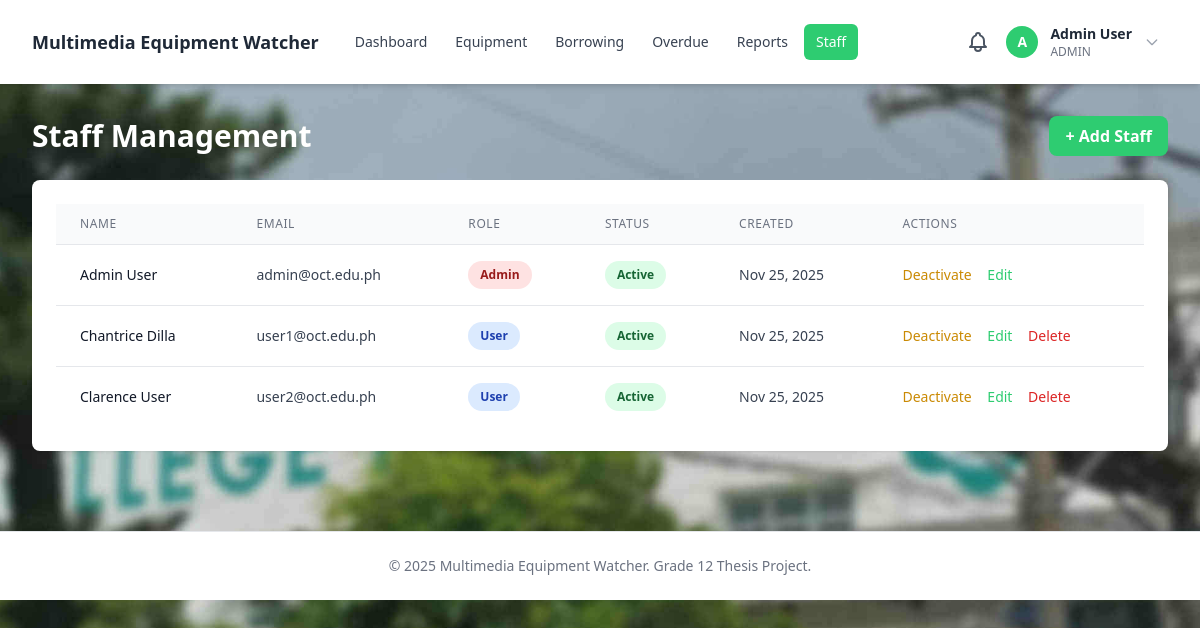
Screenshot of /staff/list.php (signed in) with the database file from the repository.
### tables this page shows
CREATE TABLE users (
    id INT AUTO_INCREMENT PRIMARY KEY,
    name VARCHAR(100) NOT NULL,
    email VARCHAR(100) NOT NULL UNIQUE,
    password VARCHAR(255) NOT NULL,
    role ENUM('admin', 'user') NOT NULL DEFAULT 'user',
    is_active TINYINT(1) NOT NULL DEFAULT 0,
    created_at TIMESTAMP DEFAULT CURRENT_TIMESTAMP
);

### config/database.php (called while the page is built, shortened)
<?php
function getCurrentUser() {
    return [
        'id' => $_SESSION['user_id'] ?? null,
        'name' => $_SESSION['user_name'] ?? null,
        'email' => $_SESSION['user_email'] ?? null,
        'role' => $_SESSION['role'] ?? null
    ];
}

### staff/list.php (the view, shortened to what this page needs)
<?php
require_once '../config/database.php';
require_once '../includes/header.php';
$pdo = getDBConnection();
$users = $pdo->query("SELECT * FROM users ORDER BY created_at DESC")->fetchAll();
?>
<div class="flex justify-between items-center mb-6">
    <h2 class="text-3xl font-bold text-white">Staff Management</h2>
    <a href="add.php" class="px-4 py-2 bg-primary hover:bg-primary-dark text-white font-semibold rounded-lg transition">+ Add Staff</a>
</div>
<div class="bg-white rounded-lg shadow-sm p-6">
    <?php if (count($users) > 0): ?>
        <div class="overflow-x-auto">
            <table class="min-w-full divide-y divide-gray-200">
                <thead class="bg-gray-50">
                    <tr>
                        <th class="px-6 py-3 text-left text-xs font-medium text-gray-500 uppercase tracking-wider">Name</th>
                        <th class="px-6 py-3 text-left text-xs font-medium text-gray-500 uppercase tracking-wider">Email</th>
                        <th class="px-6 py-3 text-left text-xs font-medium text-gray-500 uppercase tracking-wider">Role</th>
                        <th class="px-6 py-3 text-left text-xs font-medium text-gray-500 uppercase tracking-wider">Status</th>
                        <th class="px-6 py-3 text-left text-xs font-medium text-gray-500 uppercase tracking-wider">Created</th>
                        <th class="px-6 py-3 text-left text-xs font-medium text-gray-500 uppercase tracking-wider">Actions</th>
                    </tr>
                </thead>
                <tbody class="bg-white divide-y divide-gray-200">
                    <?php foreach ($users as $user): ?>
                        <?php
                        $roleClass = $user['role'] === 'admin' ? 'bg-red-100 text-red-800' : 'bg-blue-100 text-blue-800';
                        $statusClass = $user['is_active'] == 1 ? 'bg-green-100 text-green-800' : 'bg-yellow-100 text-yellow-800';
                        $statusText = $user['is_active'] == 1 ? 'Active' : 'Pending';
                        ?>
                        <tr class="hover:bg-gray-50">
                            <td class="px-6 py-4 whitespace-nowrap text-sm font-medium text-gray-900"><?php echo htmlspecialchars($user['name']); ?></td>
                            <td class="px-6 py-4 whitespace-nowrap text-sm text-gray-700"><?php echo htmlspecialchars($user['email']); ?></td>
                            <td class="px-6 py-4 whitespace-nowrap">
                                <span class="px-3 py-1 inline-flex text-xs leading-5 font-semibold rounded-full <?php echo $roleClass; ?>">
                                    <?php echo ucfirst($user['role']); ?>
                                </span>
                            </td>
                            <td class="px-6 py-4 whitespace-nowrap">
                                <span class="px-3 py-1 inline-flex text-xs leading-5 font-semibold rounded-full <?php echo $statusClass; ?>">
                                    <?php echo $statusText; ?>
                                </span>
                            </td>
                            <td class="px-6 py-4 whitespace-nowrap text-sm text-gray-700"><?php echo date('M d, Y', strtotime($user['created_at'])); ?></td>
                            <td class="px-6 py-4 whitespace-nowrap text-sm">
                                <?php if ($user['is_active'] == 0): ?>
                                    <a href="activate.php?id=<?php echo $user['id']; ?>" class="text-green-600 hover:text-green-800 font-medium mr-3" onclick="return confirm('Activate this user account?')">Activate</a>
                                <?php else: ?>
                                    <a href="deactivate.php?id=<?php echo $user['id']; ?>" class="text-yellow-600 hover:text-yellow-800 font-medium mr-3" onclick="return confirm('Deactivate this user account?')">Deactivate</a>
                                <?php endif; ?>
                                <a href="edit.php?id=<?php echo $user['id']; ?>" class="text-primary hover:text-primary-dark font-medium mr-3">Edit</a>
                                <?php if ($user['id'] != getCurrentUser()['id']): ?>
                                    <a href="delete.php?id=<?php echo $user['id']; ?>" class="text-red-600 hover:text-red-800 font-medium" onclick="return confirm('Are you sure you want to delete this user?')">Delete</a>
                                <?php endif; ?>
                            </td>
                        </tr>
                    <?php endforeach; ?>
                </tbody>
            </table>
        </div>
    <?php endif; ?>
</div>
<?php require_once '../includes/footer.php'; ?>

### assets/css/background.css (style rules this page uses)
.bg-enhanced { background-image: url('/images/background.jpg'); background-size: cover; background-position: center; background-attachment: fixed; position: relative; }

### rows the page displays
users: name "Admin User", email "admin@oct.edu.ph", role "Admin", is_active "Active", created_at "Nov 25, 2025"
users: name "Chantrice Dilla", email "user1@oct.edu.ph", role "User", is_active "Active", created_at "Nov 25, 2025"
users: name "Clarence User", email "user2@oct.edu.ph", role "User", is_active "Active", created_at "Nov 25, 2025"

### other values shown
substr($currentUser['name'], 0, 1) "A"
$currentUser['name'] "Admin User"
$currentUser['role'] "ADMIN"
